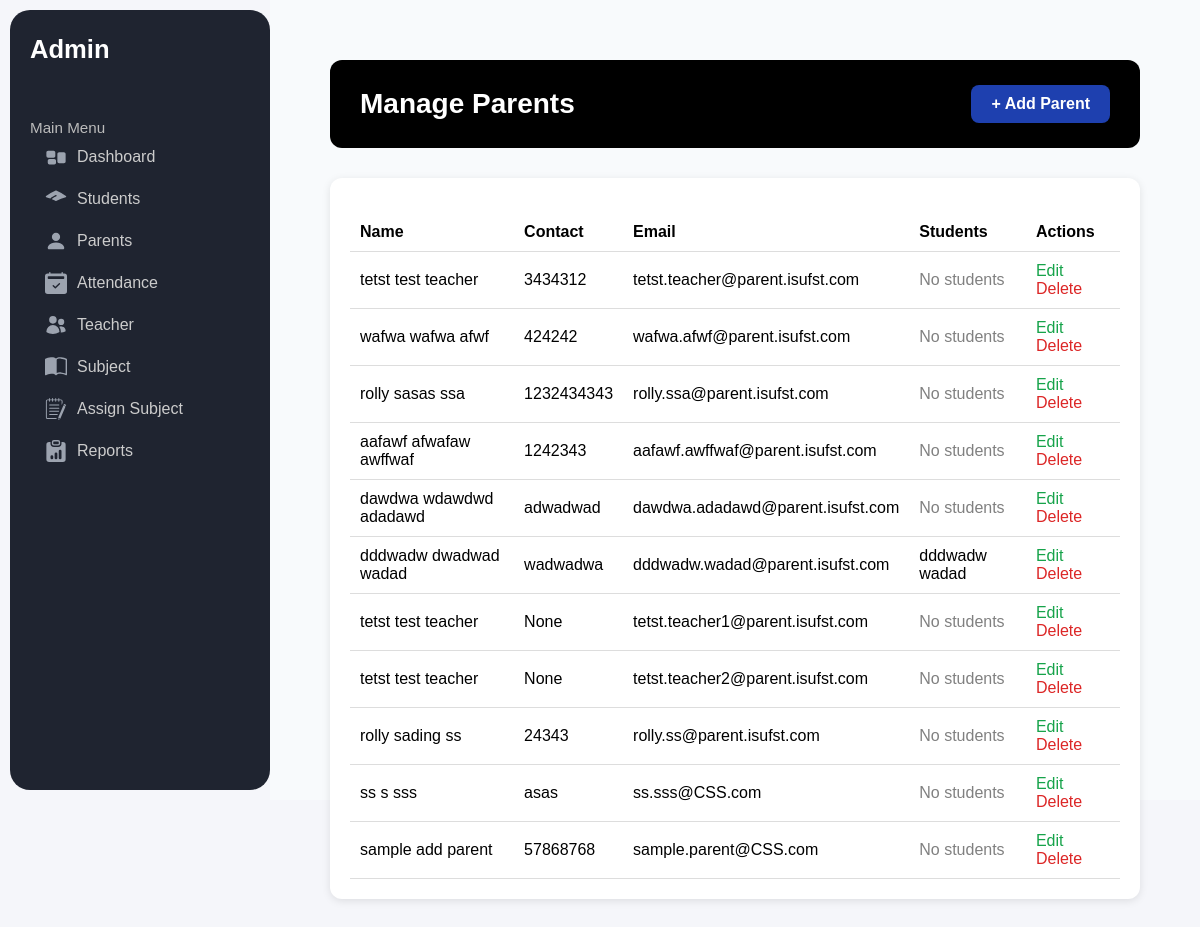
The app's page /accounts/parent/, older data.
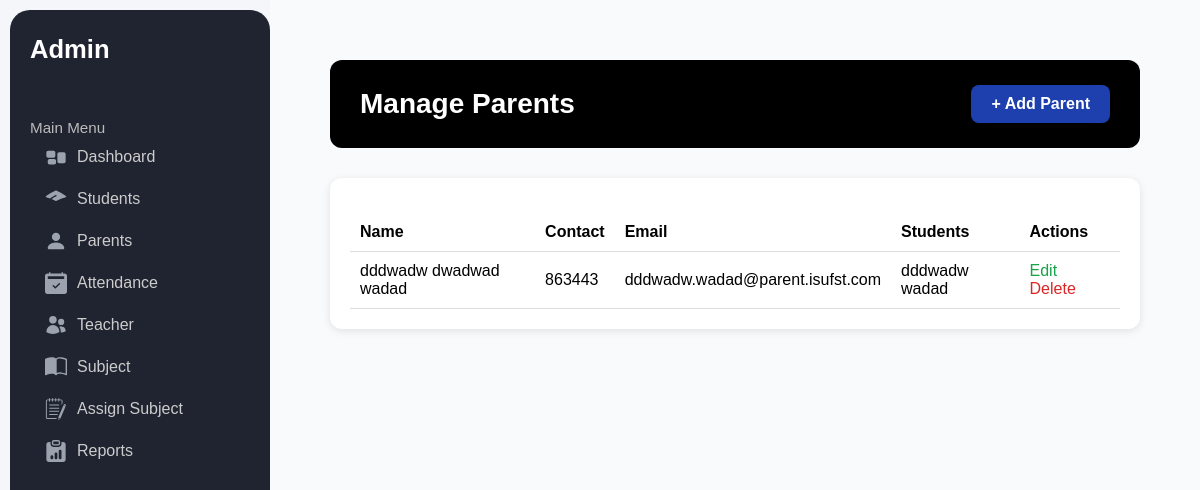
The same page, newer data.
### accounts/models.py (models this page shows, shortened)
class ParentProfile(models.Model):
    user = models.OneToOneField(CustomUser, on_delete=models.CASCADE, limit_choices_to={'role':'parent'})
    first_name = models.CharField(max_length=50,)
    middle_name = models.CharField(max_length=50,)
    last_name = models.CharField(max_length=50,)
    contact_number = models.CharField(max_length=20, blank=True, null=True)

class CustomUser(AbstractUser):
    ROLE_CHOICES = (
        ('admin','Admin'),
        ('teacher','Teacher'),
        ('student','Student'),
        ('parent','Parent')
    )
    role = models.CharField(max_length=10, choices=ROLE_CHOICES)
    first_login = models.BooleanField(default=True)

class StudentProfile(models.Model):
    user = models.OneToOneField(CustomUser, on_delete=models.CASCADE, limit_choices_to={'role': 'student'})
    student_ID = models.CharField(primary_key=True, max_length=10)
    first_name = models.CharField(max_length=50)
    middle_name = models.CharField(max_length=50, blank=True, null=True)
    last_name = models.CharField(max_length=50)
    course = models.ForeignKey("academics.Course", on_delete=models.SET_NULL, null=True)
    parents = models.ManyToManyField(ParentProfile, related_name='students', blank=True)
    year = models.CharField(max_length=10, choices=YEAR_LEVEL_CHOICES)
    section = models.CharField(max_length=5, choices=SECTION_CHOICES)
    is_regular = models.CharField(max_length=10, choices=STUDENT_STATUS_CHOICES)
    subjects = models.ManyToManyField("academics.Subject", related_name='students', blank=True)

### accounts/views.py (the view)
# urls.py: path('parent/',views.manage_parents,name='manage_parent'),
def manage_parents(request):
    parents = ParentProfile.objects.all()
    return render(request,'dashboard/manage_parents.html',{
        'parents': parents,
        'user_form': parentUserForm(),
        'parent_form': parentProfileForm(),
    })

### dashboard/templates/dashboard/manage_parents.html (shortened to what this page needs)
{% extends 'base.html' %}
{% load static %}
{% block content %}
<div class="dashboard-container">
  <div class="dashboard-header">
    <h2>Manage Parents</h2>
    <a href="#" id="openAddParentsModal" class="add-student-btn">+ Add Parent</a>
  </div>
  <div class="attendance-box">
    <table class="recent-table">
      <thead>
        <tr>
          <th>Name</th>
          <th>Contact</th>
          <th>Email</th>
          <th>Students</th>
          <th>Actions</th>
        </tr>
      </thead>
      <tbody>
        {% for parent in parents %}
        <tr>
          <td>{{ parent.first_name }} {{ parent.middle_name }} {{ parent.last_name }}</td>
          <td>{{ parent.contact_number }}</td>
          <td>{{ parent.user.email }}</td>
          <td>
            {% for student in parent.students.all %}
              {{ student.first_name }} {{ student.last_name }}<br>
            {% empty %}
              <span style="color:gray;">No students</span>
            {% endfor %}
          </td>
          <td>
            <a href="#" class="edit-btn" data-target="#editModal{{ parent.id }}">Edit</a>
            <a href="#" class="delete-btn" data-target="#deleteModal{{ parent.id }}">Delete</a>
          </td>
        </tr>
        {% empty %}
        <tr>
          <td colspan="6">No parents found.</td>
        </tr>
        {% endfor %}
      </tbody>
    </table>
  </div>
</div>
{% endblock %}

### core/templates/base.html (shortened to what this page needs)
{% load static %}
<!DOCTYPE html>
<html lang="en">
<head>
  <link rel="stylesheet" href="{% static 'css/styles.css' %}">
</head>
<body>
  <div class="left-container">
    <h1>Admin</h1>
    <div class="menu">
      <h5>Main Menu</h5>
      <a href="{% url 'dashboard:admin_dashboard' %}" class="{% if active == 'dashboard' %}active{% endif %}">
        Dashboard
      </a>
      <a href="{% url 'accounts:manage_student' %}" class="{% if active == 'students' %}active{% endif %}">
        Students
      </a>
      <a href="{% url 'accounts:manage_parent' %}">
        <svg xmlns="http://www.w3.org/2000/svg" width="16" height="16" fill="currentColor"
             class="bi bi-person-fill" viewBox="0 0 16 16">
          <path
            d="M3 14s-1 0-1-1 1-4 6-4 6 3 6 4-1 1-1 1zm5-6a3 3 0 1 0 0-6 3 3 0 0 0 0 6" />
        </svg>
        Parents
      </a>
      <a href="#">
        Attendance
      </a>
      <a href="{%  url 'accounts:manage_teacher' %}" class="{% if active == 'teacher' %}active{% endif %}">
        Teacher
      </a>
      <a href="{% url 'academics:manage_subjects' %}" class="{% if active == 'subjects' %}active{% endif %}">
        Subject
      </a>
      <a href="{% url 'academics:assign_teacher' %}" class="{% if active == 'assign_subject' %}active{% endif %}">
        Assign Subject
      </a>
      <a href=#>
        Reports
      </a>
    </div>
  </div>
  <div class="main-content">
    {% block content %}
    {% endblock %}
  </div>
</body>
</html>

### core/static/css/styles.css (style rules this page uses)
* { margin: 0; padding: 0; box-sizing: border-box; font-family: "Poppins", sans-serif; }
body { background-color: #f5f6fa; display: flex; height: 100vh; color: #fff; }
.left-container { width: 260px; background-color: #1f2430; padding: 25px 20px; display: flex; flex-direction: column; gap: 25px; border-radius: 20px; margin-top: 10px; margin-bottom: 10px; margin-left: 10px; }
.left-container h1 { font-size: 1.6rem; font-weight: 700; margin-bottom: 10px; }
.left-container h5 { font-weight: 500; color: #bbb; display: flex; align-items: center; gap: 10px; font-size: 0.95rem; }
.left-container svg { width: 20px; height: 20px; fill: #9ca3af; }
.menu { display: flex; flex-direction: column; margin-top: 20px; }
.menu a { color: #ccc; text-decoration: none; padding: 10px 15px; border-radius: 8px; display: flex; align-items: center; gap: 10px; transition: 0.3s; }
.menu svg { width: 22px; height: 22px; fill: #9ca3af; }
.main-content { flex: 1; background-color: #f8fafc; color: #000; padding: 30px; }
.dashboard-container { padding: 30px; font-family: 'Poppins', sans-serif; }
.dashboard-header { background: #000; color: #fff; padding: 25px 30px; border-radius: 12px; margin-bottom: 30px; }
.dashboard-header h2 { margin: 0; font-size: 28px; font-weight: 700; }
.attendance-box, .recent-box { background: #fff; border-radius: 12px; box-shadow: 0 2px 8px rgba(0,0,0,0.1); padding: 20px; flex: 1; }
.recent-table { width: 100%; border-collapse: collapse; margin-top: 15px; }
.recent-table th, .recent-table td { border-bottom: 1px solid #ddd; padding: 10px; text-align: left; }
.add-student-btn , .add-subject-btn { background-color: #1d4ed8; color: #fff; padding: 10px 20px; border-radius: 8px; text-decoration: none; font-weight: 600; transition: background-color 0.3s ease; }
.add-student-btn,.add-subject-btn:hover { background-color: #1e40af; }
.dashboard-header { display: flex; justify-content: space-between; align-items: center; background: #000; color: #fff; padding: 25px 30px; border-radius: 12px; margin-bottom: 30px; }
.attendance-box { flex: 1; background: #fff; border-radius: 12px; box-shadow: 0 2px 8px rgba(0,0,0,0.1); padding: 20px; }
.edit-btn { color: #16a34a; text-decoration: none; margin-right: 8px; font-weight: 500; }
.delete-btn { color: #dc2626; text-decoration: none; font-weight: 500; }

Row changes from the older to the newer data that the page shows:
removed ParentProfile: first_name "tetst", middle_name "test", last_name "teacher", contact_number "3434312", user.email "tetst.teacher@parent.isufst.com"
removed ParentProfile: first_name "wafwa", middle_name "wafwa", last_name "afwf", contact_number "424242", user.email "wafwa.afwf@parent.isufst.com"
removed ParentProfile: first_name "rolly", middle_name "sasas", last_name "ssa", contact_number "1232434343", user.email "rolly.ssa@parent.isufst.com"
removed ParentProfile: first_name "aafawf", middle_name "afwafaw", last_name "awffwaf", contact_number "1242343", user.email "aafawf.awffwaf@parent.isufst.com"
removed ParentProfile: first_name "dawdwa", middle_name "wdawdwd", last_name "adadawd", contact_number "adwadwad", user.email "dawdwa.adadawd@parent.isufst.com"
removed ParentProfile: first_name "tetst", middle_name "test", last_name "teacher", contact_number "None", user.email "tetst.teacher1@parent.isufst.com"
removed ParentProfile: first_name "tetst", middle_name "test", last_name "teacher", contact_number "None", user.email "tetst.teacher2@parent.isufst.com"
removed ParentProfile: first_name "rolly", middle_name "sading", last_name "ss", contact_number "24343", user.email "rolly.ss@parent.isufst.com"
removed ParentProfile: first_name "ss", middle_name "s", last_name "sss", contact_number "asas", user.email "ss.sss@CSS.com"
removed ParentProfile: first_name "sample", middle_name "add", last_name "parent", contact_number "57868768", user.email "sample.parent@CSS.com"
changed ParentProfile "dddwadw": contact_number "wadwadwa" → "863443"
